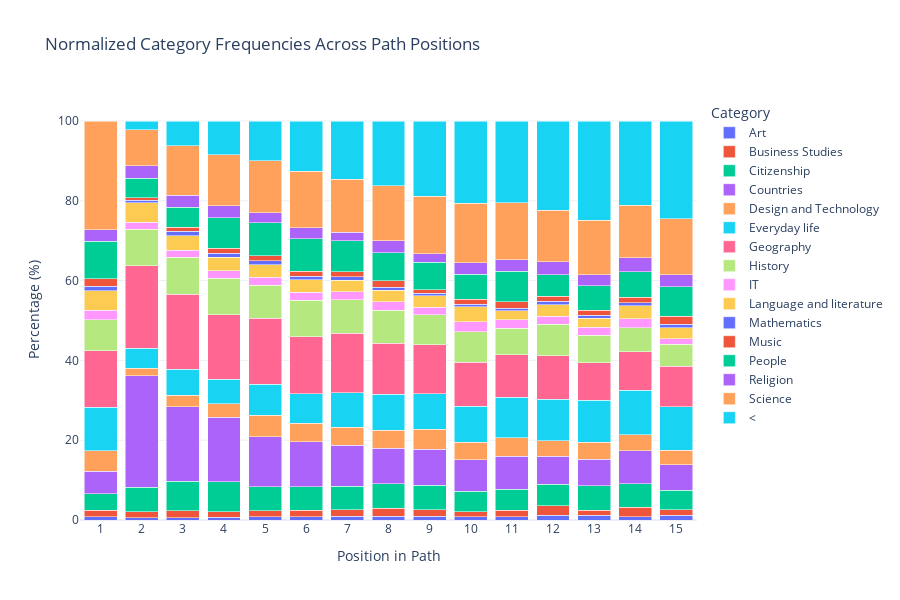

Notebook source saved alongside this figure:
### Markdown cell above
## Visual with naviagtion with only change of category  (merged)

Allowed:
- Science -> Science -> Science **become** Science
- Science -> Science -> Science -> Citizenship -> Design and Technology **become** Science -> Citizenship -> Design and Technology

### Code cell
# Calculate position frequencies (normalized or not)
df_position_data = get_position_frequencies(common_paths_f_nl, max_position=15, normalize=True)

# Plot interactive histogram (line or bar plot, with options for normalization and stacking)
plot_position_interactive(df_position_data, plot_type="bar", normalized=True)

### Figure 1 — Plotly figure (JSON) as saved in the notebook; plotly's stock layout.template omitted (floating-point values rounded to 4 significant figures)
{"data": [{"alignmentgroup": "True", "hovertemplate": "Category=Art<br>Position in Path=%{x}<br>Percentage (%)=%{y}<extra></extra>", "legendgroup": "Art", "marker": {"color": "#636efa", "pattern": {"shape": ""}}, "name": "Art", "offsetgroup": "Art", "orientation": "v", "showlegend": true, "textposition": "auto", "type": "bar", "x": [1, 2, 3, 4, 5, 6, 7, 8, 9, 10, 11, 12, 13, 14, 15], "xaxis": "x", "y": [0.7961, 0.5334, 0.5671, 0.6455, 0.755, 0.8458, 0.9216, 0.9733, 0.9543, 0.799, 0.8139, 1.244, 1.161, 0.8304, 1.208], "yaxis": "y"}, {"alignmentgroup": "True", "hovertemplate": "Category=Business Studies<br>Position in Path=%{x}<br>Percentage (%)=%{y}<extra></extra>", "legendgroup": "Business Studies", "marker": {"color": "#EF553B", "pattern": {"shape": ""}}, "name": "Business Studies", "offsetgroup": "Business Studies", "orientation": "v", "showlegend": true, "textposition": "auto", "type": "bar", "x": [1, 2, 3, 4, 5, 6, 7, 8, 9, 10, 11, 12, 13, 14, 15], "xaxis": "x", "y": [1.661, 1.521, 1.754, 1.441, 1.612, 1.548, 1.603, 1.947, 1.562, 1.278, 1.682, 2.268, 1.257, 2.372, 1.36], "yaxis": "y"}, {"alignmentgroup": "True", "hovertemplate": "Category=Citizenship<br>Position in Path=%{x}<br>Percentage (%)=%{y}<extra></extra>", "legendgroup": "Citizenship", "marker": {"color": "#00cc96", "pattern": {"shape": ""}}, "name": "Citizenship", "offsetgroup": "Citizenship", "orientation": "v", "showlegend": true, "textposition": "auto", "type": "bar", "x": [1, 2, 3, 4, 5, 6, 7, 8, 9, 10, 11, 12, 13, 14, 15], "xaxis": "x", "y": [4.119, 6.122, 7.379, 7.453, 5.909, 5.952, 5.997, 6.132, 6.16, 5.074, 5.209, 5.486, 6.19, 5.931, 4.834], "yaxis": "y"}, {"alignmentgroup": "True", "hovertemplate": "Category=Countries<br>Position in Path=%{x}<br>Percentage (%)=%{y}<extra></extra>", "legendgroup": "Countries", "marker": {"color": "#ab63fa", "pattern": {"shape": ""}}, "name": "Countries", "offsetgroup": "Countries", "orientation": "v", "showlegend": true, "textposition": "auto", "type": "bar", "x": [1, 2, 3, 4, 5, 6, 7, 8, 9, 10, 11, 12, 13, 14, 15], "xaxis": "x", "y": [5.633, 27.99, 18.63, 16.18, 12.65, 11.3, 10.2, 8.994, 9.023, 7.95, 8.247, 6.95, 6.673, 8.185, 6.495], "yaxis": "y"}, {"alignmentgroup": "True", "hovertemplate": "Category=Design and Technology<br>Position in Path=%{x}<br>Percentage (%)=%{y}<extra></extra>", "legendgroup": "Design and Technology", "marker": {"color": "#FFA15A", "pattern": {"shape": ""}}, "name": "Design and Technology", "offsetgroup": "Design and Technology", "orientation": "v", "showlegend": true, "textposition": "auto", "type": "bar", "x": [1, 2, 3, 4, 5, 6, 7, 8, 9, 10, 11, 12, 13, 14, 15], "xaxis": "x", "y": [5.21, 1.88, 2.972, 3.468, 5.382, 4.668, 4.532, 4.438, 5.032, 4.395, 4.612, 3.877, 4.159, 4.033, 3.625], "yaxis": "y"}, {"alignmentgroup": "True", "hovertemplate": "Category=Everyday life<br>Position in Path=%{x}<br>Percentage (%)=%{y}<extra></extra>", "legendgroup": "Everyday life", "marker": {"color": "#19d3f3", "pattern": {"shape": ""}}, "name": "Everyday life", "offsetgroup": "Everyday life", "orientation": "v", "showlegend": true, "textposition": "auto", "type": "bar", "x": [1, 2, 3, 4, 5, 6, 7, 8, 9, 10, 11, 12, 13, 14, 15], "xaxis": "x", "y": [10.88, 5.029, 6.47, 6.128, 7.729, 7.381, 8.698, 9.071, 8.936, 9.069, 10.15, 10.46, 10.54, 11.15, 10.88], "yaxis": "y"}, {"alignmentgroup": "True", "hovertemplate": "Category=Geography<br>Position in Path=%{x}<br>Percentage (%)=%{y}<extra></extra>", "legendgroup": "Geography", "marker": {"color": "#FF6692", "pattern": {"shape": ""}}, "name": "Geography", "offsetgroup": "Geography", "orientation": "v", "showlegend": true, "textposition": "auto", "type": "bar", "x": [1, 2, 3, 4, 5, 6, 7, 8, 9, 10, 11, 12, 13, 14, 15], "xaxis": "x", "y": [14.13, 20.7, 18.82, 16.13, 16.48, 14.19, 14.87, 12.69, 12.2, 10.95, 10.69, 10.83, 9.478, 9.609, 10.12], "yaxis": "y"}, {"alignmentgroup": "True", "hovertemplate": "Category=History<br>Position in Path=%{x}<br>Percentage (%)=%{y}<extra></extra>", "legendgroup": "History", "marker": {"color": "#B6E880", "pattern": {"shape": ""}}, "name": "History", "offsetgroup": "History", "orientation": "v", "showlegend": true, "textposition": "auto", "type": "bar", "x": [1, 2, 3, 4, 5, 6, 7, 8, 9, 10, 11, 12, 13, 14, 15], "xaxis": "x", "y": [7.815, 9.11, 9.219, 9.209, 8.378, 9.216, 8.332, 8.273, 7.634, 7.631, 6.674, 7.974, 6.867, 6.05, 5.589], "yaxis": "y"}, {"alignmentgroup": "True", "hovertemplate": "Category=IT<br>Position in Path=%{x}<br>Percentage (%)=%{y}<extra></extra>", "legendgroup": "IT", "marker": {"color": "#FF97FF", "pattern": {"shape": ""}}, "name": "IT", "offsetgroup": "IT", "orientation": "v", "showlegend": true, "textposition": "auto", "type": "bar", "x": [1, 2, 3, 4, 5, 6, 7, 8, 9, 10, 11, 12, 13, 14, 15], "xaxis": "x", "y": [2.344, 1.714, 1.751, 1.809, 1.912, 2.027, 2.02, 2.219, 1.851, 2.517, 2.17, 1.975, 1.934, 2.254, 1.36], "yaxis": "y"}, {"alignmentgroup": "True", "hovertemplate": "Category=Language and literature<br>Position in Path=%{x}<br>Percentage (%)=%{y}<extra></extra>", "legendgroup": "Language and literature", "marker": {"color": "#FECB52", "pattern": {"shape": ""}}, "name": "Language and literature", "offsetgroup": "Language and literature", "orientation": "v", "showlegend": true, "textposition": "auto", "type": "bar", "x": [1, 2, 3, 4, 5, 6, 7, 8, 9, 10, 11, 12, 13, 14, 15], "xaxis": "x", "y": [4.896, 4.912, 3.685, 3.424, 3.199, 3.08, 2.954, 2.842, 2.863, 3.755, 2.225, 2.926, 2.321, 3.321, 2.719], "yaxis": "y"}, {"alignmentgroup": "True", "hovertemplate": "Category=Mathematics<br>Position in Path=%{x}<br>Percentage (%)=%{y}<extra></extra>", "legendgroup": "Mathematics", "marker": {"color": "#636efa", "pattern": {"shape": ""}}, "name": "Mathematics", "offsetgroup": "Mathematics", "orientation": "v", "showlegend": true, "textposition": "auto", "type": "bar", "x": [1, 2, 3, 4, 5, 6, 7, 8, 9, 10, 11, 12, 13, 14, 15], "xaxis": "x", "y": [1.161, 0.5841, 1.148, 0.9729, 0.9341, 0.9415, 0.8585, 0.7981, 0.5784, 0.6392, 0.5969, 0.8778, 0.677, 0.7117, 0.9063], "yaxis": "y"}, {"alignmentgroup": "True", "hovertemplate": "Category=Music<br>Position in Path=%{x}<br>Percentage (%)=%{y}<extra></extra>", "legendgroup": "Music", "marker": {"color": "#EF553B", "pattern": {"shape": ""}}, "name": "Music", "offsetgroup": "Music", "orientation": "v", "showlegend": true, "textposition": "auto", "type": "bar", "x": [1, 2, 3, 4, 5, 6, 7, 8, 9, 10, 11, 12, 13, 14, 15], "xaxis": "x", "y": [1.807, 0.7159, 0.9565, 1.235, 1.287, 1.221, 1.288, 1.538, 0.9254, 1.318, 1.628, 1.244, 1.354, 1.423, 1.964], "yaxis": "y"}, {"alignmentgroup": "True", "hovertemplate": "Category=People<br>Position in Path=%{x}<br>Percentage (%)=%{y}<extra></extra>", "legendgroup": "People", "marker": {"color": "#00cc96", "pattern": {"shape": ""}}, "name": "People", "offsetgroup": "People", "orientation": "v", "showlegend": true, "textposition": "auto", "type": "bar", "x": [1, 2, 3, 4, 5, 6, 7, 8, 9, 10, 11, 12, 13, 14, 15], "xaxis": "x", "y": [9.368, 4.808, 5.063, 7.712, 8.276, 8.178, 7.764, 7.047, 6.912, 6.233, 7.651, 5.413, 6.093, 6.406, 7.402], "yaxis": "y"}, {"alignmentgroup": "True", "hovertemplate": "Category=Religion<br>Position in Path=%{x}<br>Percentage (%)=%{y}<extra></extra>", "legendgroup": "Religion", "marker": {"color": "#ab63fa", "pattern": {"shape": ""}}, "name": "Religion", "offsetgroup": "Religion", "orientation": "v", "showlegend": true, "textposition": "auto", "type": "bar", "x": [1, 2, 3, 4, 5, 6, 7, 8, 9, 10, 11, 12, 13, 14, 15], "xaxis": "x", "y": [2.939, 3.227, 3.011, 2.947, 2.522, 2.713, 2.134, 3.017, 2.14, 2.877, 2.821, 3.146, 2.708, 3.44, 3.021], "yaxis": "y"}, {"alignmentgroup": "True", "hovertemplate": "Category=Science<br>Position in Path=%{x}<br>Percentage (%)=%{y}<extra></extra>", "legendgroup": "Science", "marker": {"color": "#FFA15A", "pattern": {"shape": ""}}, "name": "Science", "offsetgroup": "Science", "orientation": "v", "showlegend": true, "textposition": "auto", "type": "bar", "x": [1, 2, 3, 4, 5, 6, 7, 8, 9, 10, 11, 12, 13, 14, 15], "xaxis": "x", "y": [27.24, 8.907, 12.38, 12.81, 13.02, 14.16, 13.21, 13.84, 14.43, 14.9, 14.38, 12.95, 13.73, 13.17, 14.05], "yaxis": "y"}, {"alignmentgroup": "True", "hovertemplate": "Category=<<br>Position in Path=%{x}<br>Percentage (%)=%{y}<extra></extra>", "legendgroup": "<", "marker": {"color": "#19d3f3", "pattern": {"shape": ""}}, "name": "<", "offsetgroup": "<", "orientation": "v", "showlegend": true, "textposition": "auto", "type": "bar", "x": [2, 3, 4, 5, 6, 7, 8, 9, 10, 11, 12, 13, 14, 15], "xaxis": "x", "y": [2.249, 6.188, 8.438, 9.955, 12.58, 14.62, 16.18, 18.8, 20.62, 20.46, 22.38, 24.85, 21.12, 24.47], "yaxis": "y"}], "layout": {"barmode": "stack", "height": 600, "legend": {"title": {"text": "Category"}, "tracegroupgap": 0}, "title": {"text": "Normalized Category Frequencies Across Path Positions"}, "width": 900, "xaxis": {"anchor": "y", "domain": [0, 1], "dtick": 1, "tick0": 1, "tickmode": "linear", "title": {"text": "Position in Path"}}, "yaxis": {"anchor": "x", "domain": [0, 1], "title": {"text": "Percentage (%)"}}}}
